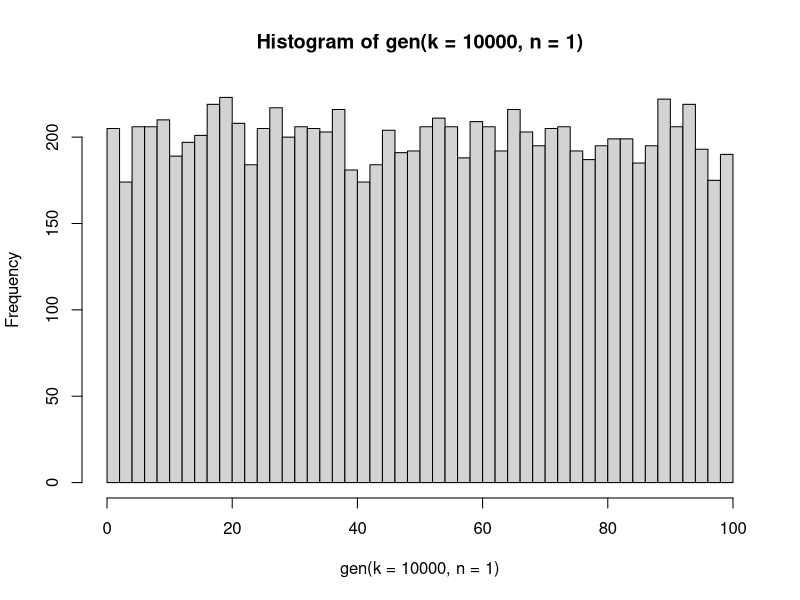
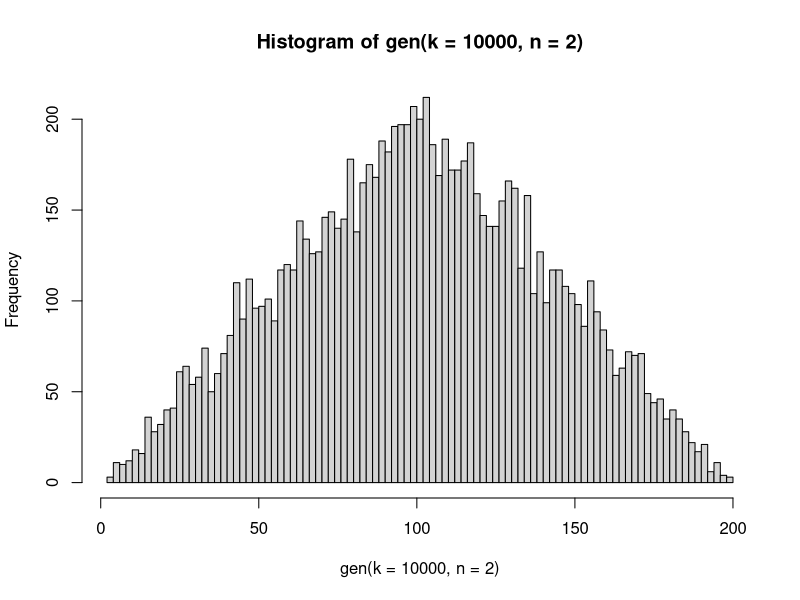
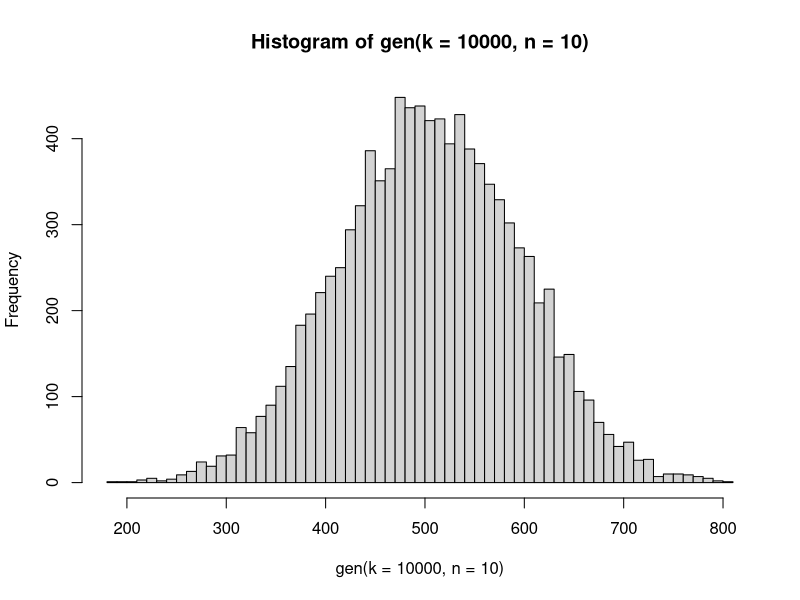
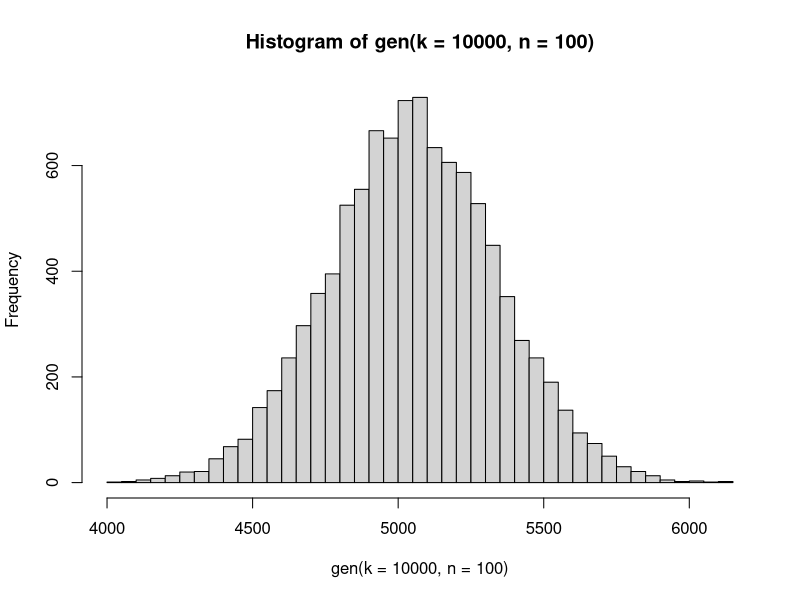
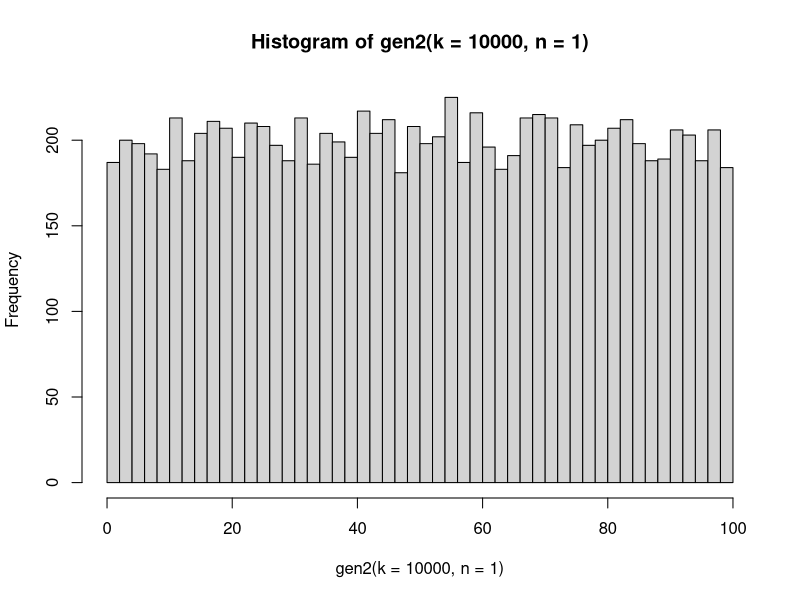
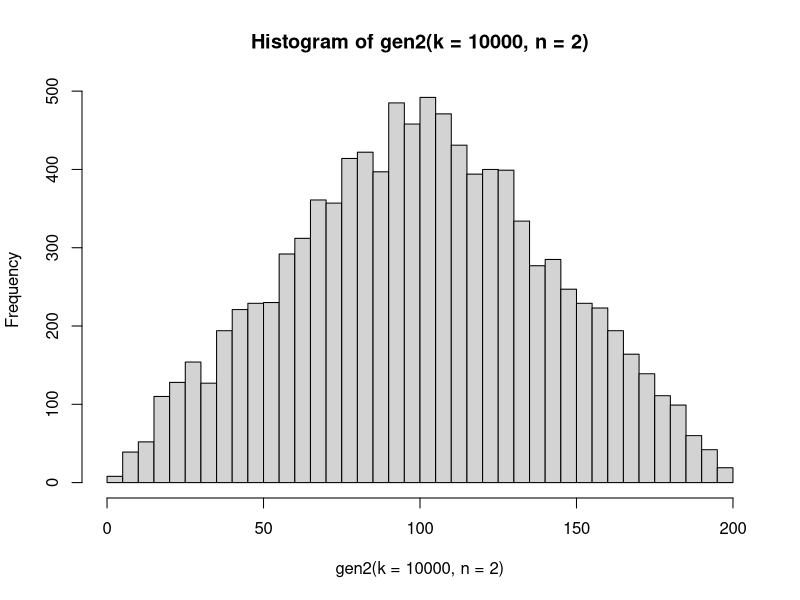
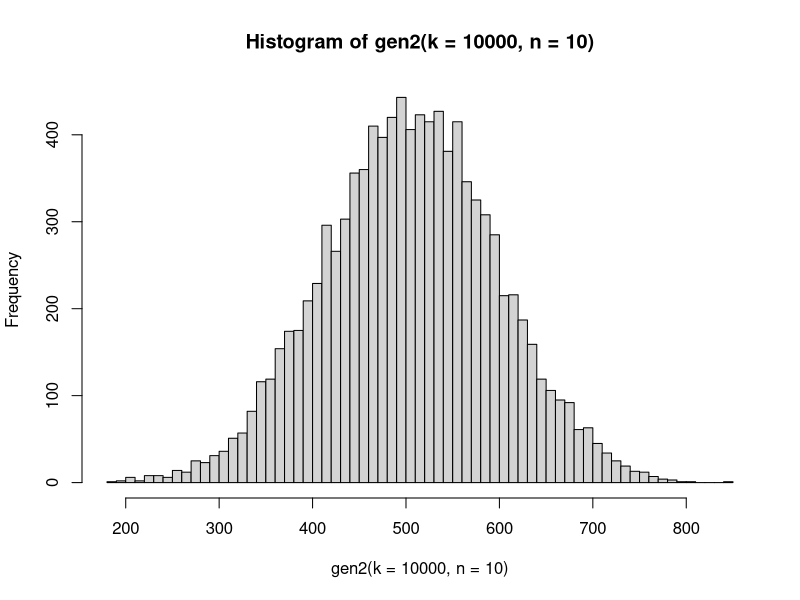
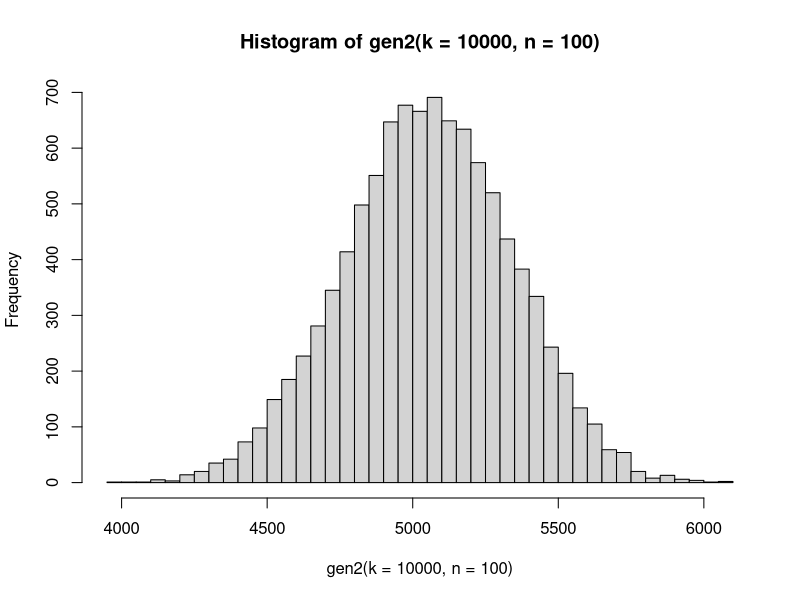

Here is the R script that generated these plots, in order:
## ---- chunk 1
knitr::opts_chunk$set(echo = T, warning = F, message = F)
knitr::opts_chunk$set(fig.width=8, fig.height=6) 
## ---- chunk 2
gen <- function(k=10, n=5){
  
  result <- c()
  for(i in 1:k){
    nums <- sample(1:100, size=n, replace=TRUE)
    result <- c( result, sum(nums) )
  }

  return(result)
}

## ---- chunk 3
hist( gen(k=10000, n=1), breaks = 50 )
## ---- chunk 4
hist( gen(k=10000, n=2), breaks = 101 )
## ---- chunk 5
hist( gen(k=10000, n=10), breaks = 50 )
## ---- chunk 6
hist( gen(k=10000, n=100), breaks = 50 )
## ---- chunk 7
aux <- function(n=5){

  nums <- sample(1:100, size=n, replace=TRUE)
  return( sum(nums) )
}

gen2 <- function(k=10, n=5){
  return( replicate(k, aux(n)) )
}
## ---- chunk 8
hist( gen2(k=10000, n=1), breaks = 50 )
## ---- chunk 9
hist( gen2(k=10000, n=2), breaks = 50 )
## ---- chunk 10
hist( gen2(k=10000, n=10), breaks = 50 )
## ---- chunk 11
hist( gen2(k=10000, n=100), breaks = 50 )
## ---- chunk 12
mean( mtcars[mtcars$am == 0, "mpg"] ) - mean( mtcars[mtcars$am == 1, "mpg"] )
## ---- chunk 13
mean( mtcars[mtcars$am == 0 & mtcars$wt > 3, "mpg"] ) - mean( mtcars[mtcars$am == 1 & mtcars$wt > 3, "mpg"] )
## ---- chunk 14
sum <- 0
for(i in 1:100){
  if(i%%2 == 0){
    sum <- sum + i
  }
}
sum
## ---- chunk 15
sum(seq(2,101,by=2))
## ---- chunk 16
spin <- function(){
  sample(0:36, size = 1)
}
## ---- chunk 17
red   <- c(32, 19, 21, 25, 34, 27, 36, 30, 23, 5, 16, 1, 14, 9, 18, 7, 12, 3)
black <- c(2,4,6,8,20,22,24,26,28,11,13,15,17,29,31,33,35)

compute_gain <- function(q=10){
  result <- spin()
  if(result %in% red){
    return(q)
  }
  else{
    return(-q)
  }
}
## ---- chunk 18
K=10000
ganancias <- c()
for(i in 1:K){
  ganancias <- c(ganancias, compute_gain(1))
}
## ---- chunk 19
library(ggplot2)

results = data.frame(Partida = 1:K, Ganancia_Acumulada = cumsum(ganancias) )

p <- ggplot(results, aes(x=Partida, y=Ganancia_Acumulada)) +  
  geom_line() + theme_minimal()

p
